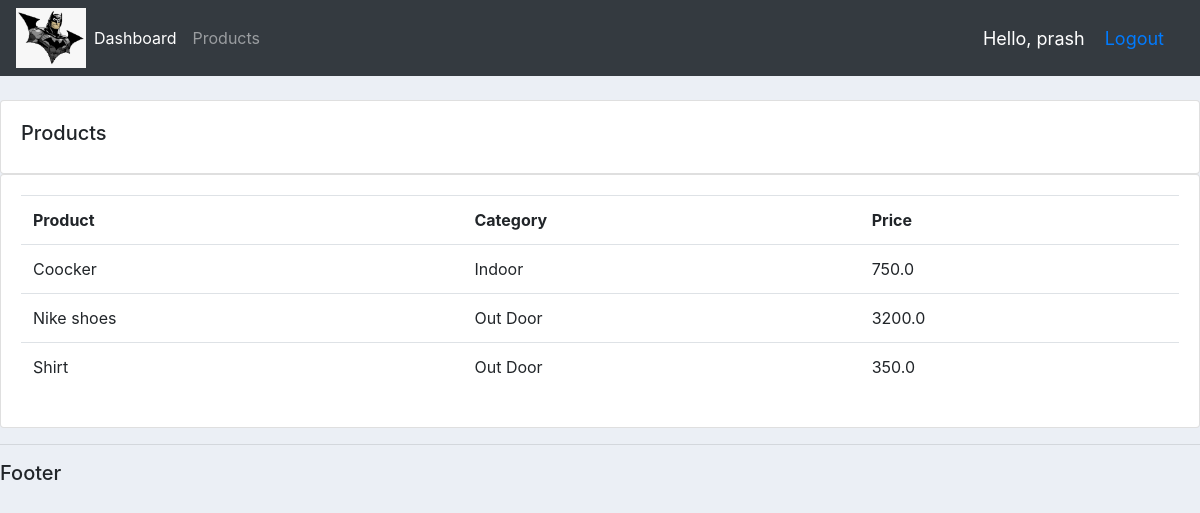
Screenshot of /products/ (signed in) with the database file from the repository.
### accounts/models.py (models this page shows, shortened)
class Product(models.Model):
	CATEGORY = ( ('Indoor','Indoor'),
				 ('Out Door', 'Out Door'),
			   )
	name =  models.CharField(max_length=200, null=True)
	price = models.FloatField(null=True)
	category =  models.CharField(max_length=200, null=True, choices=CATEGORY)
	description =  models.CharField(max_length=200, null=True)
	date_created = models.DateTimeField(auto_now_add=True, null=True)
	tag = models.ManyToManyField(Tag)

### accounts/decorators.py (the view)
		def wrapper_func(request, *args, **kwargs):
			group = None
			if request.user.groups.exists():
			   group = request.user.groups.all()[0].name
			if group in allowed_roles:
				return view_func(request, *args, **kwargs)
			else:
				return HttpResponse('You are not authorized to view this page')

### accounts/views.py (called while the page is built)
@login_required(login_url='login')
@allowed_users(allowed_roles=['admins'])
def products(request):
	products = Product.objects.all()
	return render(request, 'accounts/products.html', {'products':products})

### accounts/templates/accounts/products.html
{% extends 'accounts/main.html' %}
{% block content %}
	<br>
		<div class="row">
			<div class="col-md">
				<div class="card card-body">
					<h5>Products</h5>
				</div>
				<div class="card card-body">
					<table class="table">
						<tr>
							<th>Product</th>
							<th>Category</th>
							<th>Price</th>
						</tr>
						{% for i in products %}
							<tr>
								<td>{{ i.name }}</td>
								<td>{{ i.category }}</td>
								<td>{{ i.price }}</td>
							</tr>
						{% endfor %}
					</table>
				</div>
			</div>
		</div>
{% endblock content %}

### accounts/templates/accounts/navbar.html (shortened to what this page needs)
{% load static %}
<nav class="navbar navbar-expand-lg navbar-dark bg-dark">
  <img src="{% static 'images/logo.png' %}" height="60px" width="70px">
    <div class="collapse navbar-collapse" id="navbarNav">
    <ul class="navbar-nav">
{% if request.user.is_staff %}
        <li class="nav-item active">
          <a class="nav-link" href="{% url 'home' %}">Dashboard</a>
        </li>
        <li class="nav-item">
          <a class="nav-link" href="{% url 'products' %}">Products</a>
        </li>
{% else %}
    <li class="nav-item">
      <a class="nav-link" href="{% url 'settings' %}">Settings</a>
    </li>
      </ul>
{% endif %}
    </div>
  <span class="name">Hello, {{ request.user }}</span>
  <span class="name"><a href="{% url 'logout' %}">Logout</a></span>
</nav>

### static/css/main.css (style rules this page uses)
body { background-color: #ebeff5; }

### accounts/templates/accounts/navbar.html (style rules this page uses)
.name { color: white; font-size: 18px; margin-right: 20px; }

### rows the page displays
Product: name "Coocker", category "Indoor", price "750.0"
Product: name "Nike shoes", category "Out Door", price "3200.0"
Product: name "Shirt", category "Out Door", price "350.0"

### other values shown
{{ request.user }} "prash"
